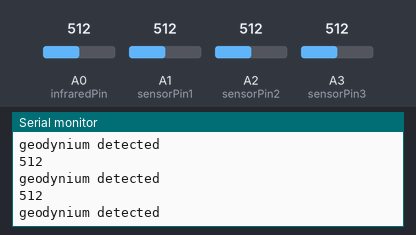
The sketch below on a simulated Arduino Uno, built with avr-gcc and run on an emulated ATmega328P. Parts: the last lines printed to the serial monitor. The test bench sets the inputs (shaded band); at power-on: A1 (sensorPin1) = 512, A0 (infraredPin) = 512, A2 (sensorPin2) = 512, A3 (sensorPin3) = 512.

Above: at 2.7 s.
2.8 s: A1 (sensorPin1) set to 107
At 2.86 s:
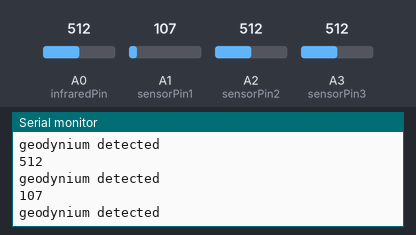
5.8 s: A1 (sensorPin1) set to 94
At 5.86 s:
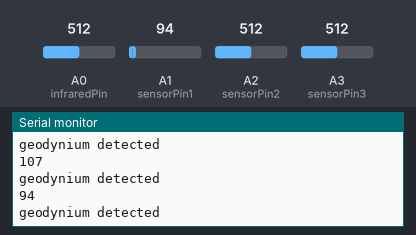
Timing chart, 0 to 8.8 s (numbered marks = the images above; inputs shaded):
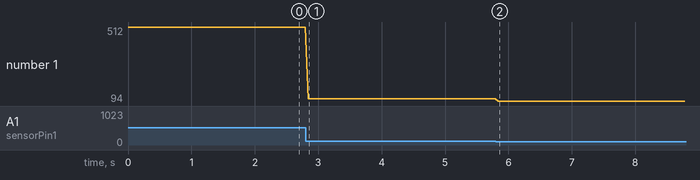

The sketch:

halEffectAndIRSensorReadTeensie.ino
```cpp
const int sensorPin1 = A1;
const int sensorPin2 = A2;
const int sensorPin3 = A3;
const int infraredPin = A0;
int hallTrigger = 800;
int IRTrigger = 100;
int sensorValue1 = 0;
int sensorValue2 = 0;
int sensorValue3 = 0;
int IRValue = 0;

bool objectDetected () {
  return (IRValue < IRTrigger);
}

bool magnetDetected () {
  return (sensorValue1 < hallTrigger || sensorValue2 < hallTrigger || sensorValue3 < hallTrigger);
}


void setup() {
  // put your setup code here, to run once:
  Serial.begin(9600);      // Start serial communication at 9600 bps
  pinMode(sensorPin1, INPUT); // Set the sensor pin as input
  pinMode(sensorPin2, INPUT); // Set the sensor pin as input
  pinMode(sensorPin3, INPUT); // Set the sensor pin as input
  pinMode(infraredPin, INPUT);
}

void loop() {

  // read in sensor values
  sensorValue1 = analogRead(sensorPin1);
  sensorValue2 = analogRead(sensorPin2);
  sensorValue3 = analogRead(sensorPin3);
  IRValue = analogRead(infraredPin);

  //Serial.println(IRValue);
  //Serial.println(magnetDetected());
  Serial.println(sensorValue1);
  // logic
  /*
  if (objectDetected()) {
  if (magnetDetected()) Serial.println("geodynium detected");
    else Serial.println("nebulite detected");
  }
  */
  if (magnetDetected()) Serial.println("geodynium detected");

  // Add a small delay to avoid flooding the Serial Monitor
  delay(50);  // Delay for 100 milliseconds (0.1 seconds)
}
```

Measured:
- after the input at 2.8 s, the serial monitor: prints a new line at once (image 1)
- after the input at 5.8 s, the serial monitor: prints a new line at once (image 2)
- plotted number 1: 512 → 107 after the input at 2.8 s, 107 → 94 after the input at 5.8 s
